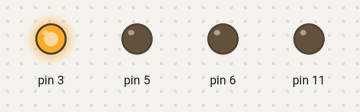
Simulated run of this sketch. Board: Arduino Uno, built with avr-gcc and run on an emulated ATmega328P. Shown: output pins drawn as LEDs (lit = HIGH).

Above: at 0.1 s.
At 0.6 s:
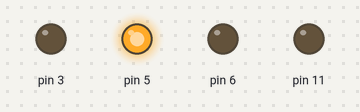
At 10.1 s:
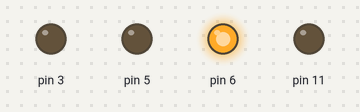
At 19.6 s:
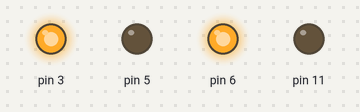
At 39.6 s:
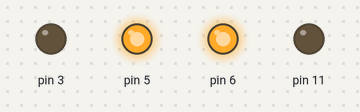
Timing chart, 0 to 40.0 s (numbered marks = the images above):
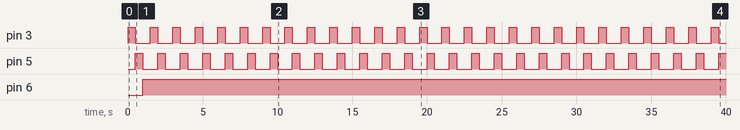

The sketch:

week07_5.ino
```cpp
//week07_5
void setup() {
  // put your setup code here, to run once:
  pinMode(3,OUTPUT);
  pinMode(6,OUTPUT);
  pinMode(5,OUTPUT);
  pinMode(11,OUTPUT);
}
int a=0;
void loop() {
  // put your main code here, to run repeatedly:
  analogWrite(3,255);
  delay(500);
  analogWrite(3,0);

  analogWrite(5,255);
  delay(500);
  analogWrite(5,0);

  analogWrite(6,255);
  delay(500);
}
```

Measured:
- by itself, pin 3, pin 5: alternates HIGH for 0.50 s and LOW for 1.0 s
- by itself, pin 6: LOW → HIGH at 1.0 s
